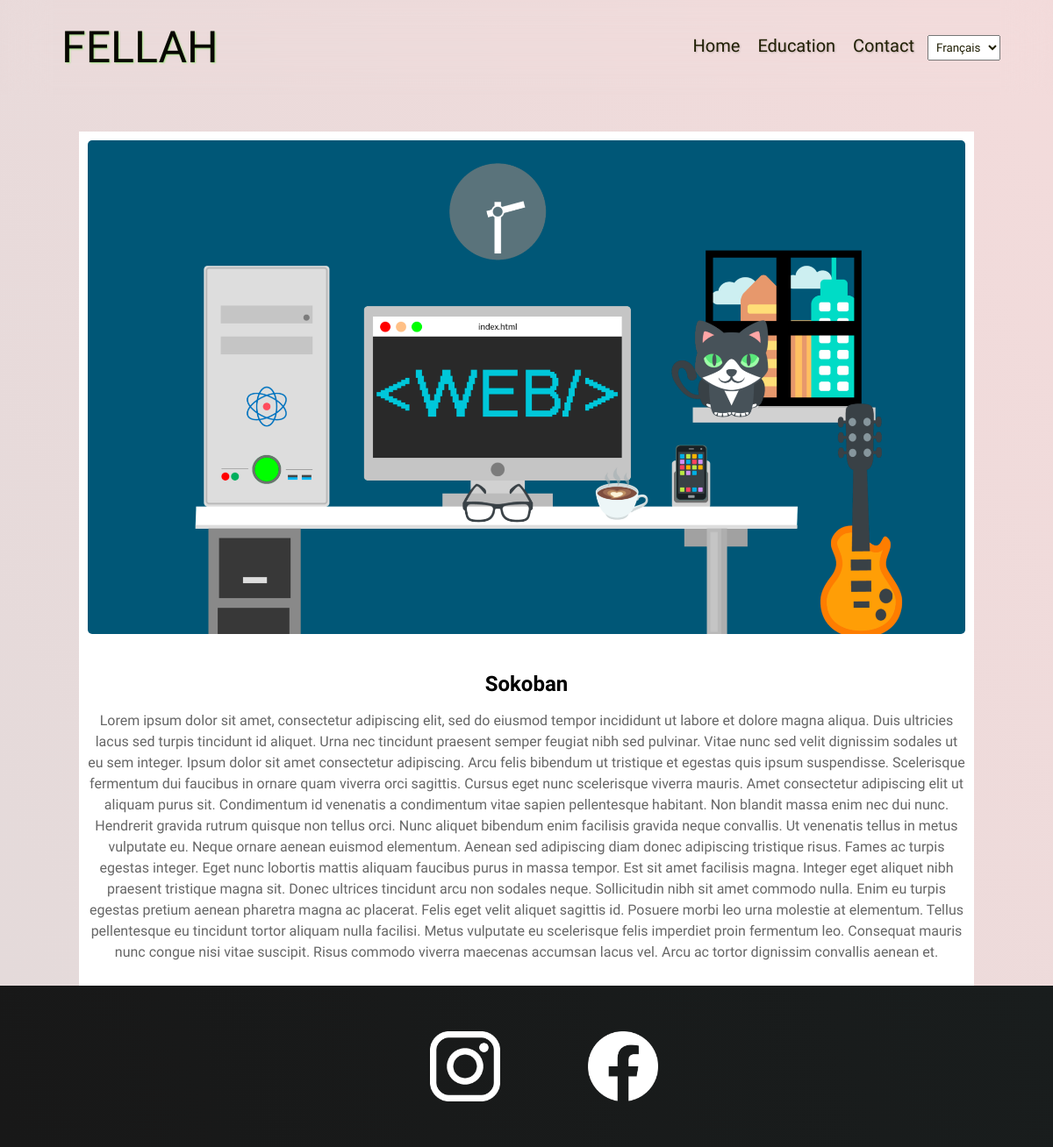
The page /projectItem.php?id=1 on the database its author committed.
### tables this page shows
CREATE TABLE "projects" (
	"id"	INTEGER NOT NULL UNIQUE,
	"title"	varchar(255) NOT NULL UNIQUE,
	"description"	TEXT NOT NULL,
	"imageName"	varchar(255) NOT NULL,
	"imageAlt"	varchar(255) NOT NULL,
	PRIMARY KEY("id" AUTOINCREMENT)
);

### assets/locales/en.php (called while the page is built)
<?php
$trad = [
  'nav' => [
    'home' => 'Home',
    'education' => 'Education',
    'contact' => 'Contact'
  ],
  'divHome' => [
    'h1' => 'Hi, I\'m DIALLO',
    'h3' => 'Web developer',
    'p' => 'High level experience in web desing and knowledge, producing quality work.',
    'a' => 'Discover projects'
  ],
  'projectSection' => [
    "title" => "Projects",
    "exploreButton" => "Explore"
  ],
  'contact-first-section' => [
    "h2" => "Get in touch",
    "p" => "I like hearing about you. I’m always here to talk",
    "div1 h3" => "Let's discuss together",
    "div1 p1" => "I'm here to help you",
    "div1 p2" => "abdoulaziz@gmail.com",
    "div2 h3" => "Office",
    "div2 p1" => "Come tell me Hi",
    "div2 p2" => "67000 Strasbourg",
    "div3 h3" => "Phone number",
    "div3 p1" => "Mon-Fri from 8AM-5PM",
    "div3 p2" => "0753103914"
  ],
  "contact-second-section" => [
    "h1" => "Touch with me",
    "p" => "Thank you for your interest in my profile. Please use this form to
            contact me. Quick response assured!",
    "label1" => "First Name",
    "label2" => "Email",
    "label3" => "Phone Number",
    "label4" => "Your message",
    "submitBtn" => "submit"
  ]
];

### assets/models/Database.php (called while the page is built, shortened)
<?php
abstract class Database
{
  public function __construct()
  {
    $this->pdo = new PDO('sqlite:' . dirname(__FILE__) . '/database.db');
  }
}

### assets/models/Projects.php (called while the page is built, shortened)
<?php
require_once 'Database.php';
class Projects extends Database
{
  public function getProject(int $id)
  {
    $statement = $this->pdo->prepare('SELECT * FROM projects WHERE id=:identifiant');
    $statement->bindValue(':identifiant', $id);
    $statement->execute();
    return $statement->fetch();
  }
}

### projectItem.php (the view, shortened to what this page needs)
<?php
require_once './assets/locales/en.php';
include __DIR__ . '/./assets/models/Projects.php';
$projectId = $_GET["id"];
$projects = new Projects();
$project = $projects->getProject(intval($projectId));
?>
<!DOCTYPE html>
<html lang="en">
<head>
  <link rel="stylesheet" href="https://cdn.jsdelivr.net/npm/@mdi/font@7.1.96/css/materialdesignicons.min.css" />
  <link rel="stylesheet" href="assets/css/shared.css" />
  <link rel="stylesheet" href="assets/css/project-item.css" />
</head>
<body>
  <header>
    <a href="/index.html">Fellah</a>
    <?php
    include './assets/locales/en.php';
    include './assets/templates/nav.php'
    ?>
  </header>
  <main>
    <article id="home">
      <img src="./assets/images/projects/<?= $project["imageName"] ?>" alt="">
      <h1><?= $project["title"] ?></h1>
      <p><?= $project["description"] ?></p>
    </article>
  </main>
  <?php
  require_once './assets/templates/footer.php'
  ?>
</body>
</html>

### assets/templates/nav.php (shortened to what this page needs)
<nav>
  <ul>
    <li><a href="/index.php"><?= $trad['nav']['home'] ?></a> </li>
    <li><a href="/formation.html"><?= $trad['nav']['education'] ?></a></li>
    <li><a href="/contact.php"><?= $trad['nav']['contact'] ?></a></li>
    <li>
      <select id="lang" name="lang">
        <option value="fr" <?php echo $fr_select ?>>Français</option>
      </select>
    </li>
  </ul>
</nav>

### assets/templates/footer.php
<footer>
  <ul>
    <li>
      <a href="https://www.instagram.com">
        <img src="/assets/images/icons/insta.png" alt="instagram logo" />
      </a>
    </li>
    <li>
      <a href="https://www.facebook.com"><img src="/assets/images/icons/facebook.png" alt="facebook logo" /></a>
    </li>
  </ul>
</footer>

### assets/css/shared.css (style rules this page uses)
body { font-family: "Quicksand", sans-serif; margin: 0; }
header { display: flex; justify-content: space-between; align-items: center; padding: 15px 25px; position: absolute; width: 100%; top: 0; left: 0; box-sizing: border-box; position: fixed; backdrop-filter: blur(25px); z-index: 999; }
ul { list-style: none; }
header ul { padding: 0; margin: 0; }
header > a { padding: 10px; font-family: "Oleo Script", sans-serif; color: #070701; font-size: 25px; text-transform: uppercase; text-shadow: 1px 1px 2px rgba(66, 233, 15, 0.442); text-decoration: none; }
header ul { display: flex; }
nav li select { padding: 5px; margin-left: 5px; font-family: inherit; color: #201f04; }
header ul li { margin: 16px 0; }
header li { margin-left: 20px; }
header li a { color: #201f04; text-decoration: none; font-size: 20px; padding: 12px; text-shadow: 1px 1px 2px rgba(0, 0, 0, 0.2); border-radius: 6px; }
main + footer { background: linear-gradient(70deg, rgb(24, 24, 24), rgb(25, 29, 29)); padding: 36px; }
main + footer ul { display: flex; justify-content: center; }
main + footer li { width: 50px; height: 50px; margin: 0 20px; }
main + footer img { width: 100%; height: 100%; }
@media all and (min-width: 742px) { header { padding: 15px 60px; } }
@media all and (min-width: 742px) { header > a { font-size: 40px; } }
@media all and (min-width: 742px) { header ul { display: flex; } }
@media all and (min-width: 742px) { main + footer li { width: 80px; height: 80px; margin: 0 50px; } }
@media all and (min-width: 1140px) { header { padding: 15px 60px; } }
@media all and (min-width: 1140px) { header > a { font-size: 50px; } }
@media all and (min-width: 1140px) { header li a { padding: 10px; } }

### assets/css/project-item.css (style rules this page uses)
main { display: flex; justify-content: center; align-items: center; background: linear-gradient(60deg, rgb(228, 218, 218), rgb(243, 219, 219)); }
article { margin-top: 100px; max-width: 600px; text-align: center; padding: 20px; background-color: #fff; }
img { max-width: 100%; height: auto; margin-bottom: 20px; border-radius: 5px; }
h1 { font-size: 32px; margin-bottom: 10px; }
p { font-size: 18px; line-height: 1.5; color: #666; }
@media all and (min-width: 742px) { article { margin-top: 150px; padding: 10px; max-width: 1000px; } }
@media all and (min-width: 742px) { h1 { font-size: 24px; } }
@media all and (min-width: 742px) { p { font-size: 16px; } }

### rows shown on the page
projects: imageName (picture), title "Sokoban", description "Lorem ipsum dolor sit amet, consectetur adipiscing elit, sed do eiusmod tempor incididunt ut labore et dolore magna aliqua. Duis ultricies lacus sed turpis tincidunt id aliquet. Urna nec tincidunt praesent semper feugiat nibh sed pulvinar. Vitae nunc sed velit dignissim sodales ut eu sem integer. Ipsum dolor sit amet consectetur adipiscing. Arcu felis bibendum ut tristique et egestas quis ipsum suspendisse. Scelerisque fermentum dui faucibus in ornare quam viverra orci sagittis. Cursus eget nunc scelerisque viverra mauris. Amet consectetur adipiscing elit ut aliquam purus sit. Condimentum id venenatis a condimentum vitae sapien pellentesque habitant. Non blandit massa enim nec dui nunc.…"

### other values the page prints
$trad['nav']['home'] "Home"
$trad['nav']['education'] "Education"
$trad['nav']['contact'] "Contact"
